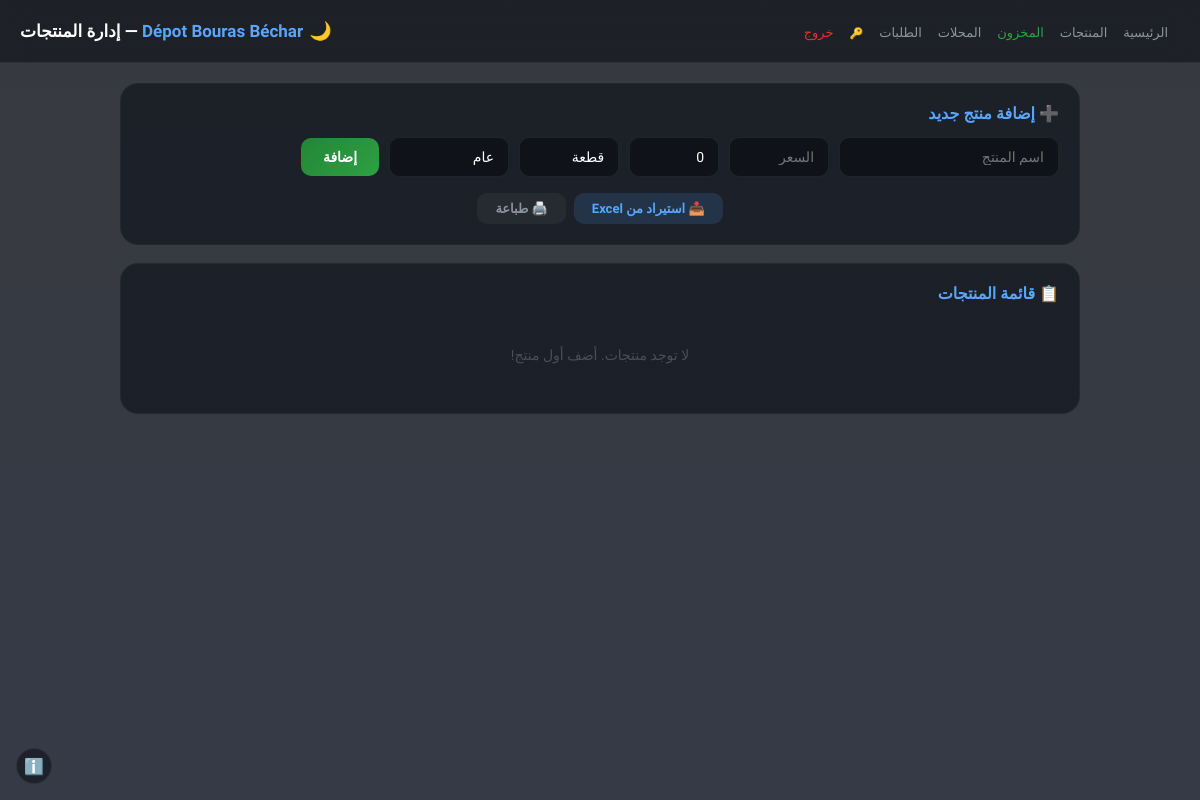
The page /admin/products (signed in) on the database as committed earlier.
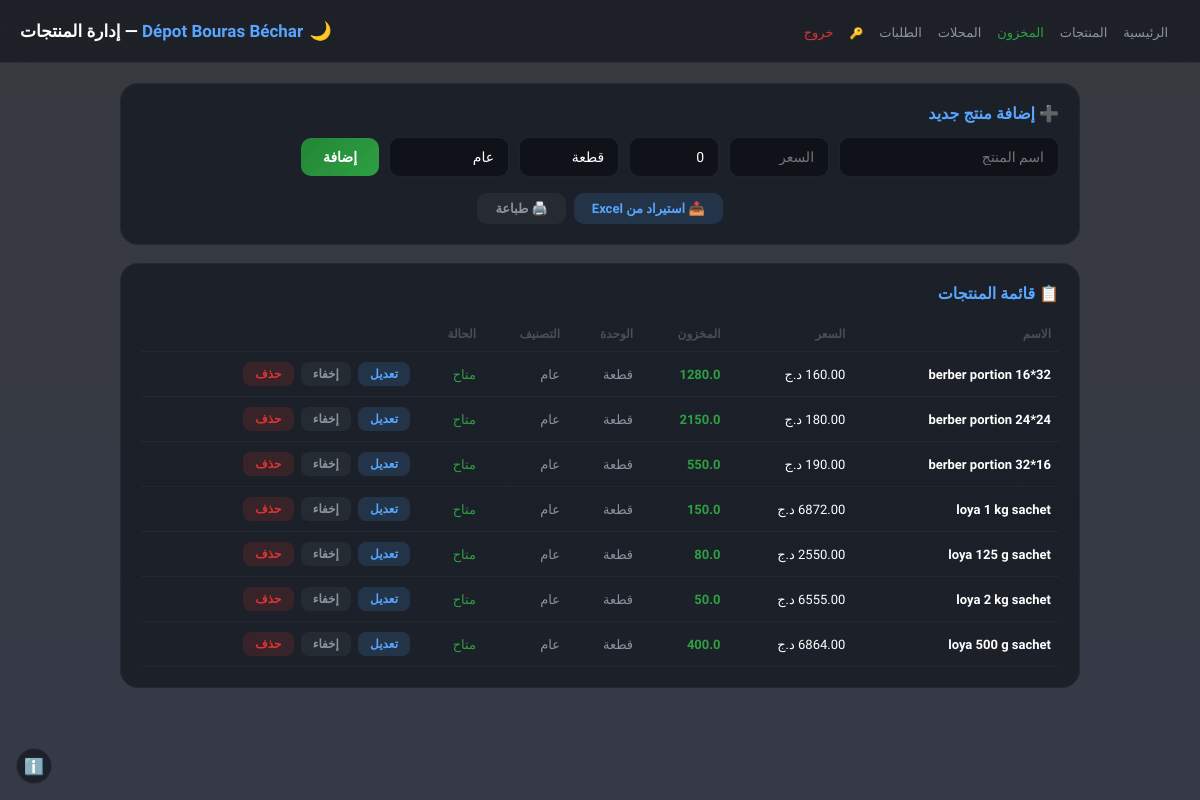
The same page on the database as committed later.
### app.py (models this page shows)
class Product(db.Model):
    __tablename__ = 'products'
    id = db.Column(db.Integer, primary_key=True)
    name = db.Column(db.String(200), nullable=False)
    price = db.Column(db.Float, nullable=False)
    unit = db.Column(db.String(50), default='قطعة')
    category = db.Column(db.String(100), default='عام')
    available = db.Column(db.Integer, default=1)
    stock = db.Column(db.Float, default=0)

### app.py (the view, shortened to what this page needs)
@app.route('/admin/products', methods=['GET', 'POST'])
@admin_required
def manage_products():
    products = Product.query.order_by(Product.category, Product.name).all()
    return render_template('products.html', products=products)

### app.py (called while the page is built)
def get_public_url():
    if app.config['PUBLIC_URL']:
        return app.config['PUBLIC_URL'].rstrip('/') + '/'
    try:
        return request.host_url
    except:
        return 'https://'

@app.context_processor
def inject_globals():
    return {
        'shop_name': app.config['SHOP_NAME'],
        'shop_tagline': app.config['SHOP_TAGLINE'],
        'public_url': get_public_url()
    }

def admin_required(f):
    @wraps(f)
    def decorated(*args, **kwargs):
        if not session.get('admin_logged_in'):
            return redirect(url_for('admin_login'))
        return f(*args, **kwargs)
    return decorated

### templates/products.html (shortened to what this page needs)
<!DOCTYPE html>
<html lang="ar" dir="rtl" data-theme="dark">
<head>
</head>
<body>
<div class="topbar">
  <div>
    <a href="{{ url_for('admin') }}">الرئيسية</a>
    <a href="{{ url_for('manage_products') }}">المنتجات</a>
    <a href="{{ url_for('manage_stock') }}" style="color:var(--accent-green)">المخزون</a>
    <a href="{{ url_for('manage_shops') }}">المحلات</a>
    <a href="{{ url_for('view_orders') }}">الطلبات</a>
    <a href="{{ url_for('change_password') }}" style="font-size:11px">🔑</a>
    <a href="{{ url_for('admin_logout') }}" style="color:var(--accent-red)">خروج</a>
  </div>
  <div style="display:flex;align-items:center">
    <button class="theme-btn" onclick="toggleTheme()" id="themeBtn" title="تغيير الثيم">🌙</button>
    <h1><span>{{ shop_name }}</span> — إدارة المنتجات</h1>
  </div>
</div>
<div class="container">
  <div class="card">
    <h2>➕ إضافة منتج جديد</h2>
    <form method="POST">
      <input type="text" name="name" placeholder="اسم المنتج" required style="width:220px">
      <input type="number" step="0.01" name="price" placeholder="السعر" required style="width:100px">
      <input type="number" step="0.5" name="stock" placeholder="المخزون" value="0" style="width:90px">
      <input type="text" name="unit" placeholder="الوحدة" value="قطعة" style="width:100px">
      <input type="text" name="category" placeholder="التصنيف" value="عام" style="width:120px">
      <button type="submit" class="btn-add">إضافة</button>
    </form>
    <div style="margin-top:10px;text-align:center;display:flex;gap:8px;justify-content:center;flex-wrap:wrap">
      <a href="{{ url_for('import_excel') }}" style="padding:8px 18px;background:var(--btn-hover);border:none;border-radius:10px;color:var(--accent);font-size:13px;font-weight:600;cursor:pointer;text-decoration:none;display:inline-block">📥 استيراد من Excel</a>
      <button onclick="printProducts()" style="padding:8px 18px;background:var(--btn-bg);border:none;border-radius:10px;color:var(--text-muted);font-size:13px;font-weight:600;cursor:pointer;font-family:'Cairo',sans-serif;display:inline-block">🖨️ طباعة</button>
    </div>
  </div>
  <div class="card">
    <h2>📋 قائمة المنتجات</h2>
    {% if products %}
    <table>
      <tr><th>الاسم</th><th>السعر</th><th>المخزون</th><th>الوحدة</th><th>التصنيف</th><th>الحالة</th><th></th></tr>
      {% for p in products %}
      <tr>
        <td style="font-weight:600">{{ p.name }}</td>
        <td>{{ '%.2f'|format(p.price) }} د.ج</td>
        <td style="font-weight:700;color:{{ 'var(--accent-green)' if p.stock>0 else 'var(--accent-red)' }}">{{ '%.1f'|format(p.stock) if p.stock else '0' }}</td>
        <td style="color:var(--text-muted)">{{ p.unit }}</td>
        <td style="color:var(--text-muted)">{{ p.category }}</td>
        <td class="{{ 'avail' if p.available and p.stock>0 else 'unavail' }}">{{ 'متاح' if p.available and p.stock>0 else 'غير متاح' if not p.available else 'نفذ' }}</td>
        <td>
          <a href="{{ url_for('edit_product', id=p.id) }}" class="btn-sm btn-edit">تعديل</a>
          <a href="{{ url_for('toggle_product', id=p.id) }}" class="btn-sm btn-tog">{{ 'إخفاء' if p.available else 'إظهار' }}</a>
          <a href="{{ url_for('delete_product', id=p.id) }}" class="btn-sm btn-del" onclick="return confirm('حذف {{ p.name }}؟')">حذف</a>
        </td>
      </tr>
      {% endfor %}
    </table>
    {% else %}
    <div class="empty">لا توجد منتجات. أضف أول منتج!</div>
    {% endif %}
  </div>
</div>
<button class="info-btn" onclick="showInfo()" title="معلومات الموقع">ℹ️</button>
</body>
</html>

Rows that differ between the two databases and show on the page:
added Product: name "berber portion 16*32", stock "1280.0", unit "قطعة", category "عام", available+stock "متاح", available "إخفاء"
added Product: name "berber portion 24*24", stock "2150.0", unit "قطعة", category "عام", available+stock "متاح", available "إخفاء"
added Product: name "berber portion 32*16", stock "550.0", unit "قطعة", category "عام", available+stock "متاح", available "إخفاء"
added Product: name "loya 1 kg sachet", price "6872.00", stock "150.0", unit "قطعة", category "عام", available+stock "متاح", available "إخفاء"
added Product: name "loya 125 g sachet", price "2550.00", stock "80.0", unit "قطعة", category "عام", available+stock "متاح", available "إخفاء"
added Product: name "loya 2 kg sachet", price "6555.00", stock "50.0", unit "قطعة", category "عام", available+stock "متاح", available "إخفاء"
added Product: name "loya 500 g sachet", price "6864.00", stock "400.0", unit "قطعة", category "عام", available+stock "متاح", available "إخفاء"
Other text that changed with them:
text no longer shown: "لا توجد منتجات. أضف أول منتج!"
text now shown: "الاسم السعر المخزون الوحدة التصنيف الحالة"
